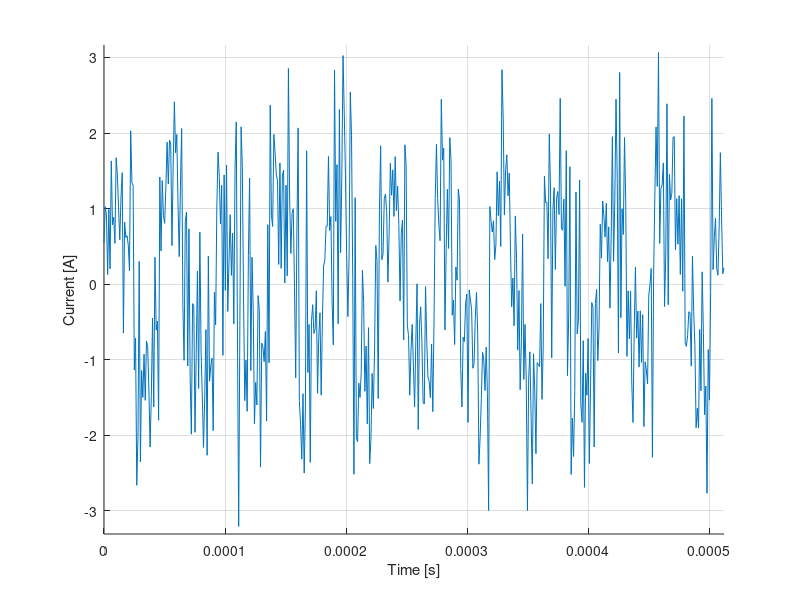
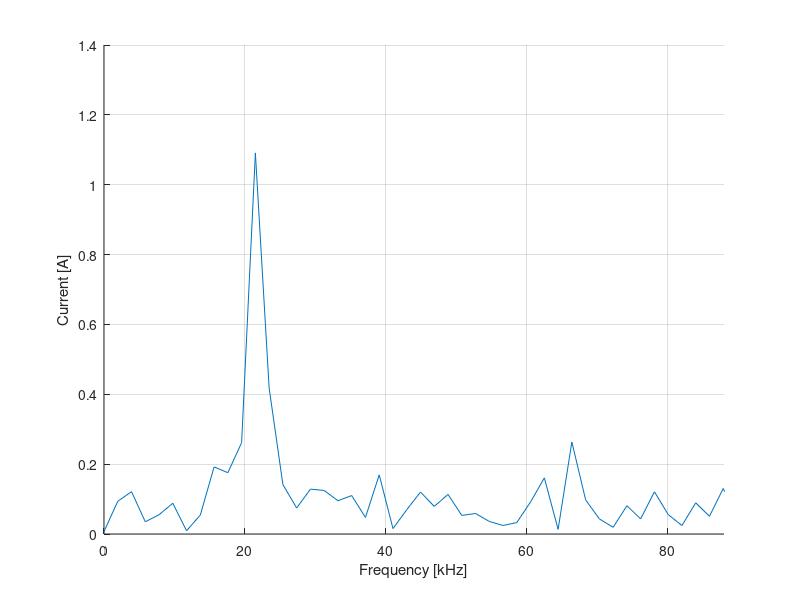

Write the MATLAB code that produced these figures, in order.
%% Ejemplo de como cacular la frecuencia de la corriente. Deprecado
clear all;
close all;
clc;

SAMPLE_RATE = 1e6; % 1 M/s
FREQUENCY = 2.2e4; % 22 kHz
MILLISECOND = 1e-3;
MICROSECOND = 1e-6;
JITTER_FACTOR = 0.2;
NOISE_FACTOR = 0.8;
L = 512;

t = linspace(0, L/SAMPLE_RATE, L);

T = 1/FREQUENCY;

i = 2 * (mod(t, T) < T/2*(1+JITTER_FACTOR*randn(1,L))) - 1;
i = i + NOISE_FACTOR * randn(1, L);

I = fft(i);
P2 = abs(I/L);
P1 = P2(1:L/2+1);
P1(2:end-1) = 2*P1(2:end-1);
f = SAMPLE_RATE*(0:(L/2))/L;

figure();
hold on;
grid on;
xlabel('Time [s]');
ylabel('Current [A]');
xlim([0 L/SAMPLE_RATE]);
ylim([min(i)-0.1 max(i)+0.1])
plot(t,i);

figure();
hold on;
grid on;
xlabel('Frequency [kHz]');
ylabel('Current [A]');
xlim([0 88]);
plot(f*1e-3,P1);